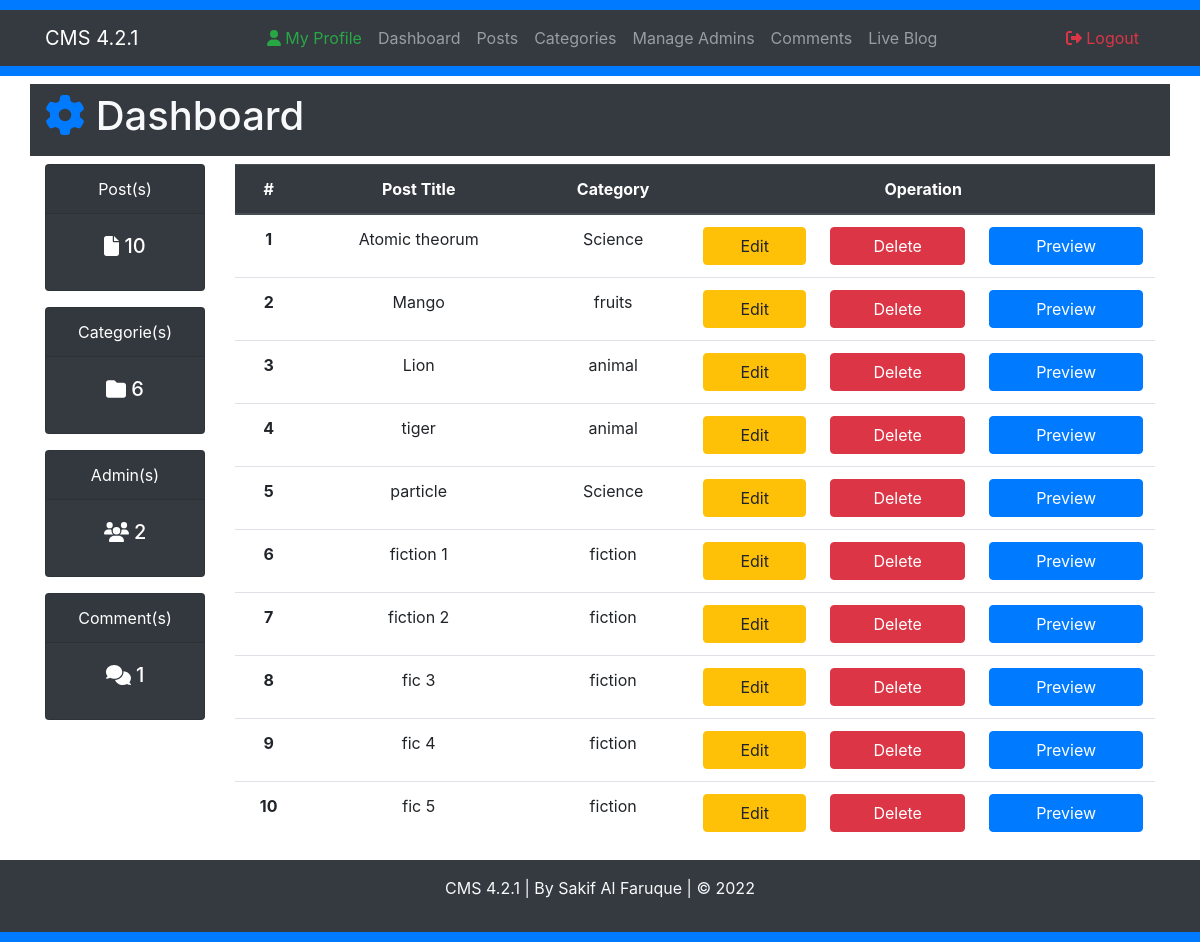
Screenshot of /dashboard.php (signed in) with the database file from the repository.
### tables this page shows
CREATE TABLE `post` (
  `id` int(5) NOT NULL,
  `post_title` varchar(50) NOT NULL,
  `category_title` varchar(50) NOT NULL,
  `author` varchar(50) NOT NULL,
  `post_description` varchar(200) NOT NULL,
  `post_img` varchar(50) DEFAULT NULL,
  `datetime` varchar(50) NOT NULL
);

### include/db_operation.php (called while the page is built, shortened)
<?php
    function GetAllData($table){
        $conn = MakeConnection();
        $query = "SELECT * FROM ".$table;
        $stmt = $conn->prepare($query);
        $stmt->execute();
        $stmt->setFetchMode(PDO::FETCH_ASSOC);
        $data = $stmt->fetchAll();
        return $data;
    }
    function RowCountFromTable($table){
        $conn = MakeConnection();
        $query = "SELECT COUNT(*) FROM ".$table;
        $stmt = $conn->prepare($query);
        $stmt->execute();
        $data = $stmt->fetch();
        $rows = array_shift($data);
        return $rows;
    }
?>

### dashboard.php (the view, shortened to what this page needs)
<?php
    require "header.php";
    require "include/db_operation.php";
?>
    <header>
        <div class="container my-2">
            <div class="row">
                <div class="col-md-12 bg-dark py-2">
                    <h1 class="text-light"><i class="fa-solid fa-gear text-primary"></i> Dashboard</h1>
                </div>
            </div>
        </div>
    </header>
    <section class="show-post">
        <div class="container">
            <div class="row">
                <div class="col-md-2">
                    <div class="card text-white bg-dark mb-3 text-center" style="max-width: 18rem;">
                        <div class="card-header">Post(s)</div>
                        <div class="card-body">
                            <h5 class="card-title"><i class="fa-solid fa-file"></i> <?php echo RowCountFromTable("post"); ?></h5>
                        </div>
                    </div>
                    <div class="card text-white bg-dark mb-3 text-center" style="max-width: 18rem;">
                        <div class="card-header">Categorie(s)</div>
                        <div class="card-body">
                            <h5 class="card-title"><i class="fa-solid fa-folder"></i> <?php echo RowCountFromTable("category"); ?></h5>
                        </div>
                    </div>
                    <div class="card text-white bg-dark mb-3 text-center" style="max-width: 18rem;">
                        <div class="card-header">Admin(s)</div>
                        <div class="card-body">
                            <h5 class="card-title"><i class="fa-solid fa-users"></i> <?php echo RowCountFromTable("admin"); ?></h5>
                        </div>
                    </div>
                    <div class="card text-white bg-dark mb-3 text-center" style="max-width: 18rem;">
                        <div class="card-header">Comment(s)</div>
                        <div class="card-body">
                            <h5 class="card-title"><i class="fa-solid fa-comments"></i> <?php echo RowCountFromTable("comment"); ?></h5>
                        </div>
                    </div>
                </div>
                <div class="col-md-10">
                    <table class="table text-center">
                        <thead class="thead-dark">
                            <tr>
                                <th scope="col">#</th>
                                <th scope="col">Post Title</th>
                                <th scope="col" >Category</th>
                                <th scope="col" colspan="3">Operation</th>
                            </tr>
                        </thead>
                        <tbody>
                            <?php
                                $serial = 0;
                                foreach(GetAllData("post") as $data){
                            ?>
                            <tr>
                                <th scope="row"><?php echo ++$serial; ?></th>
                                <td><?php
                                    if(strlen($data["post_title"]) > 20){
                                        echo substr($data["post_title"], 0, 18)." ... ";
                                    }else{
                                        echo $data["post_title"];
                                    }
                                ?></td>
                                <td><?php
                                    if(strlen($data["category_title"]) > 20){
                                        echo substr($data["category_title"], 0, 18)." ... ";
                                    }else{
                                        echo $data["category_title"];
                                    }
                                ?></td>
                                <td><a href="post_edit.php?id=<?php echo $data["id"]; ?>" class="btn btn-block btn-warning">Edit</a></td>
                                <td><a href="post_delete.php?id=<?php echo $data["id"]; ?>&p_img=<?php echo $data["post_img"]; ?>" class="btn btn-block btn-danger">Delete</a></td>
                                <td><a href="post_preview.php?id=<?php echo $data["id"]; ?>" class="btn btn-block btn-primary">Preview</a></td>
                            </tr>
                            <?php } ?>
                        </tbody>
                    </table>
                </div>
            </div>
        </div>
    </section>
<?php require "footer.php"; ?>

### rows the page displays
post: post_title "Atomic theorum", category_title "Science"
post: post_title "Mango", category_title "fruits"
post: post_title "Lion", category_title "animal"
post: post_title "tiger", category_title "animal"
post: post_title "particle", category_title "Science"
post: post_title "fiction 1", category_title "fiction"
post: post_title "fiction 2", category_title "fiction"
post: post_title "fic 3", category_title "fiction"
post: post_title "fic 4", category_title "fiction"
post: post_title "fic 5", category_title "fiction"

### other values shown
RowCountFromTable("post") "10"
RowCountFromTable("category") "6"
RowCountFromTable("admin") "2"
RowCountFromTable("comment") "1"
